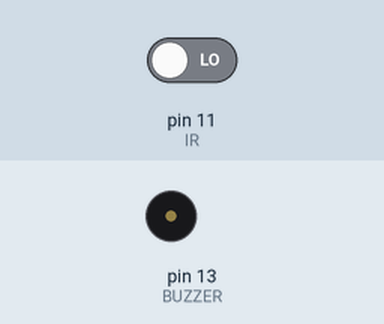
Recording of a program running on a simulated Raspberry Pi (header pin numbers). On the bench: buzzer (waves = sounding, pin HIGH). The test bench sets the inputs (shaded band); at power-on: pin 11 (IR) LOW.

Above: at 1.2 s.
1.3 s: pin 11 (IR) driven HIGH
At 1.8 s:
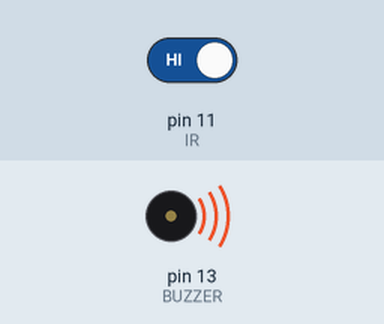
2.8 s: pin 11 (IR) driven LOW
At 4.6 s:
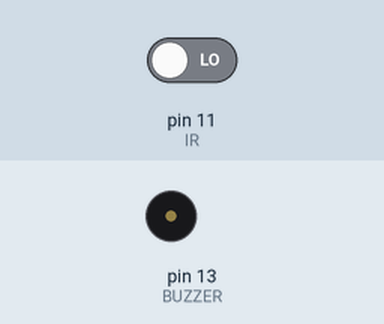
Timing chart, 0 to 6.1 s (numbered marks = the images above; inputs shaded):
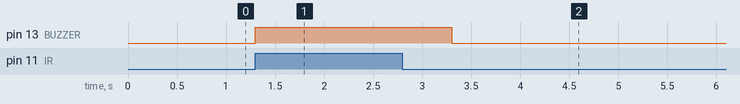

Measured:
- after the input at 1.3 s, pin 13 (BUZZER): LOW → HIGH at once
- after the input at 2.8 s, pin 13 (BUZZER): HIGH → LOW after 0.50 s

The program:

IR_WITH_BUZZER.py
```python
import RPi.GPIO as GPIO
from time import sleep

GPIO.setwarnings(False)
GPIO.setmode(GPIO.BOARD)
IR = 11
BUZZER = 13
GPIO.setup(IR, GPIO.IN)
GPIO.setup(BUZZER, GPIO.OUT)

# getting input from IR sensor if sensed any object then buzzer is played till object is out of vicinity.
try:
    while True:
        if GPIO.input(IR):
            GPIO.output(BUZZER, GPIO.HIGH)
            while GPIO.input(IR):
                sleep(1)
        else:
            GPIO.output(BUZZER, GPIO.LOW)

except KeyboardInterrupt:
    GPIO.cleanup()
```
